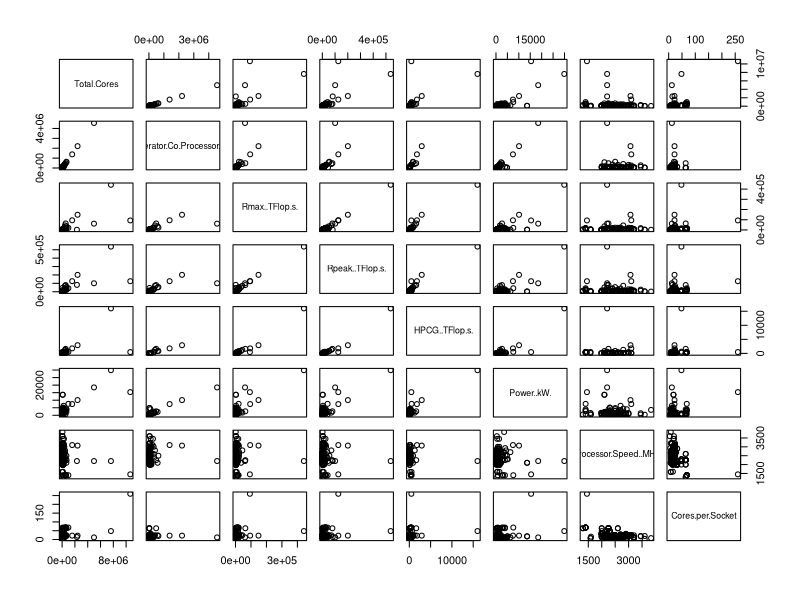
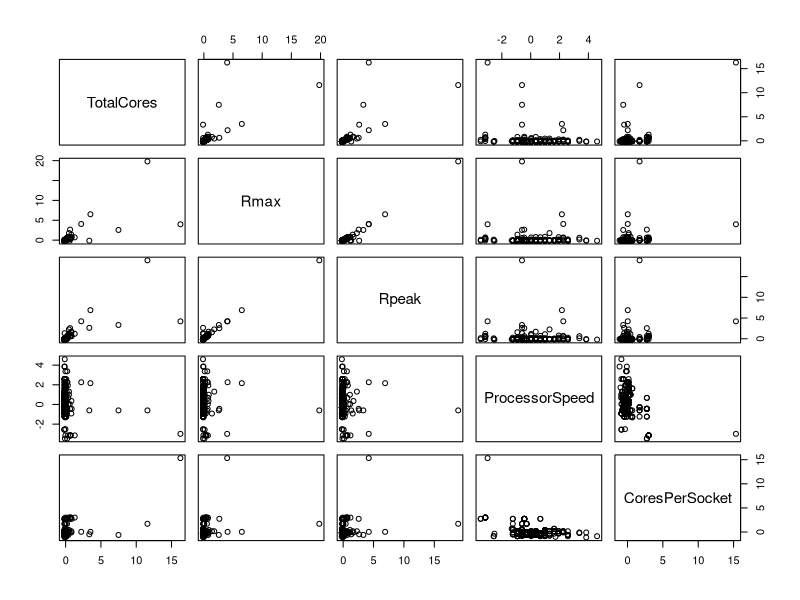
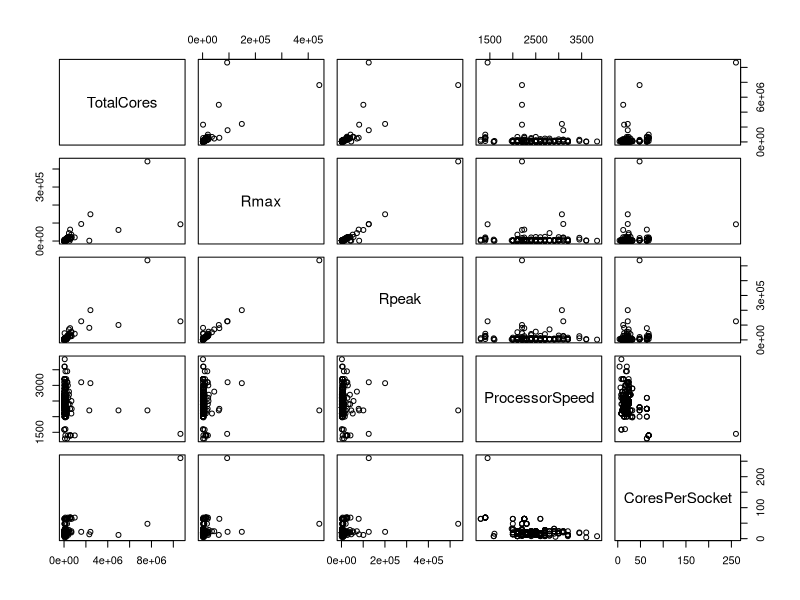
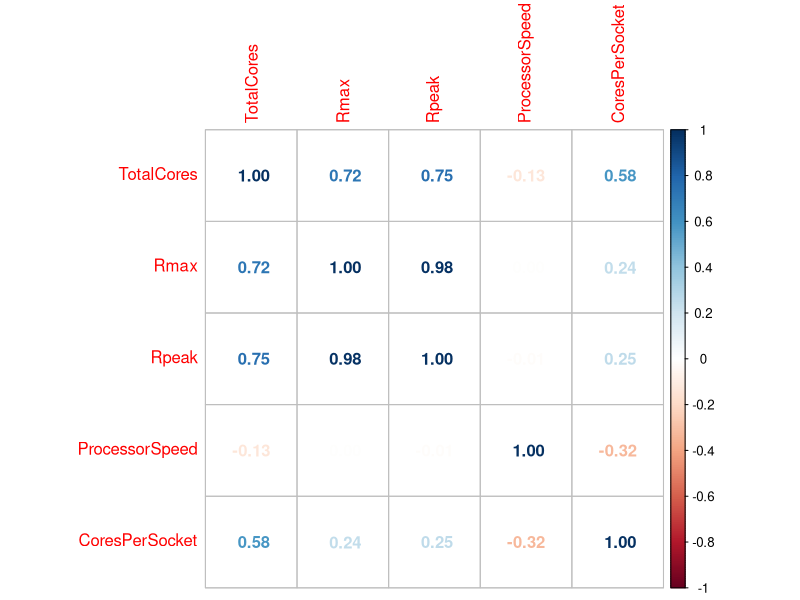
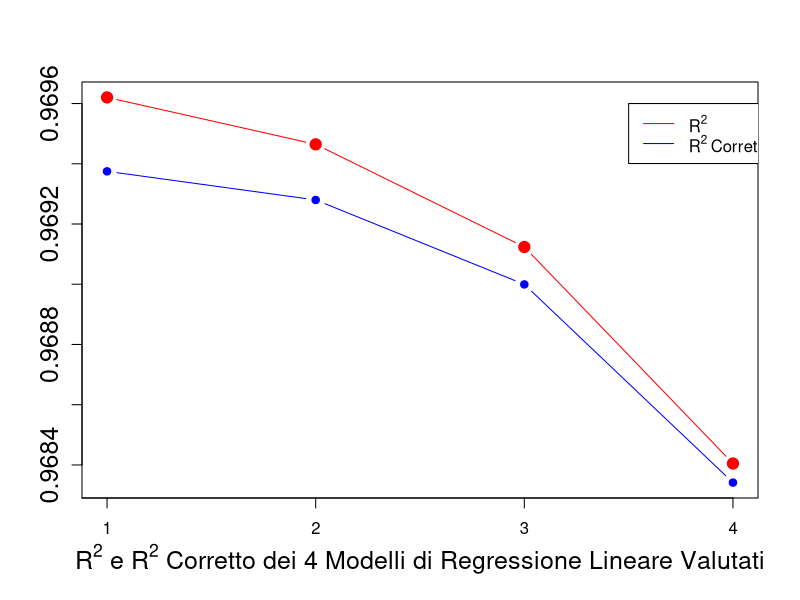
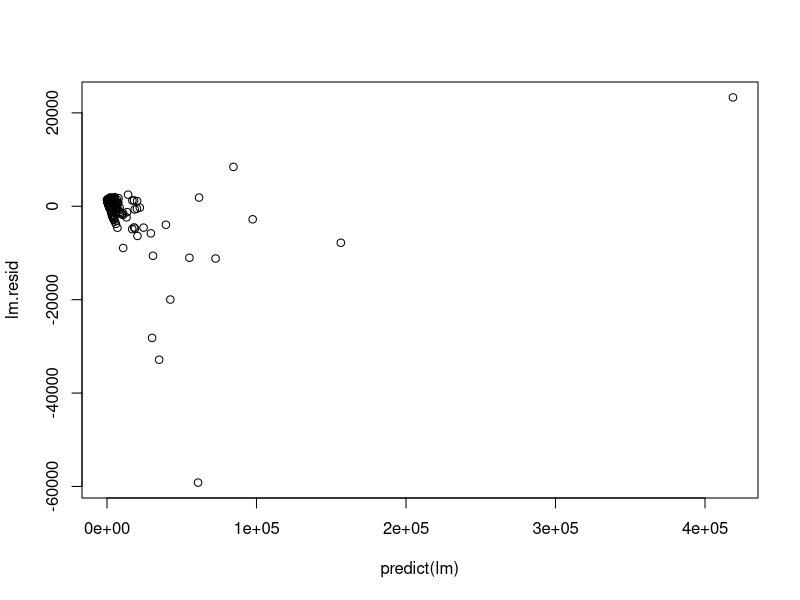
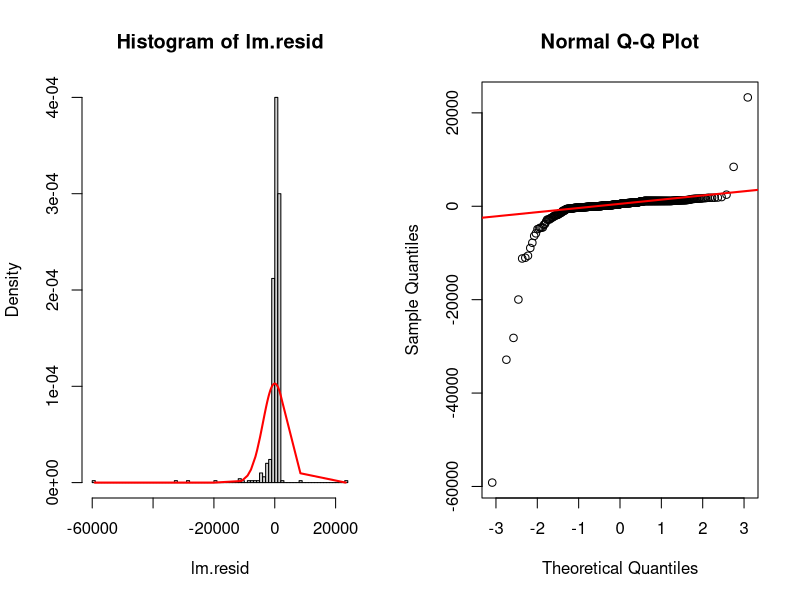
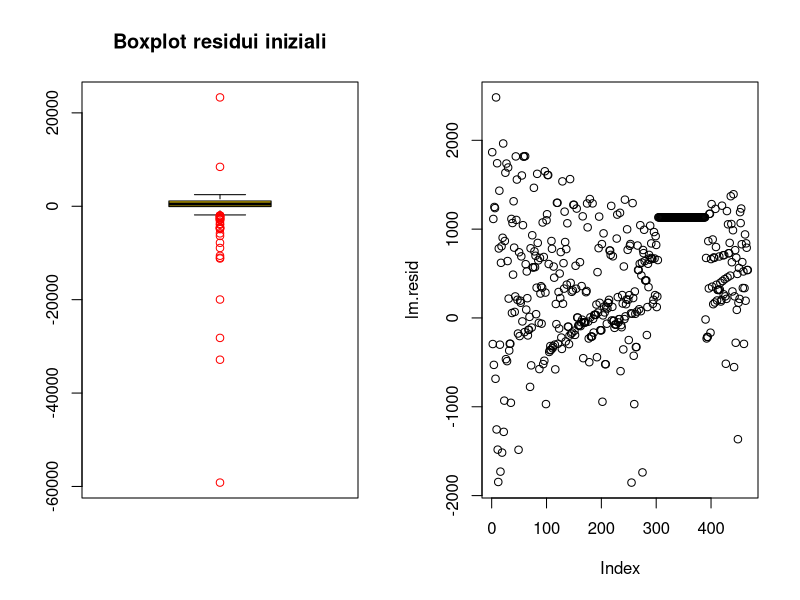

Reproduce these figures in R, in order.
# pulizia RStudio
cat("\014")
rm(list = ls())

# importazione librerie da utilizzare
library(corrplot)

# caricamento dei dati dal file csv
data = read.csv('data.csv', header = TRUE, sep = ";")

# rimozione colonne non utilizzate
data$Rank <- NULL
data$Previous.Rank <- NULL
data$First.Appearance <- NULL
data$First.Rank <- NULL
data$Name <- NULL
data$Computer <- NULL
data$Site <- NULL
data$Manufacturer <- NULL
data$Country <- NULL
data$Year <- NULL
data$Segment <- NULL
data$Nmax <- NULL
data$Nhalf <- NULL
data$Power.Source <- NULL
data$Power.Efficiency..GFlops.Watts. <- NULL
data$Architecture <- NULL
data$Processor <- NULL
data$Processor.Technology <- NULL
data$Operating.System <- NULL
data$OS.Family <- NULL
data$Accelerator.Co.Processor <- NULL
data$Processor.Generation <- NULL
data$System.Model <- NULL
data$System.Family <- NULL
data$Interconnect.Family <- NULL
data$Interconnect <- NULL
data$Continent <- NULL
data$Site.ID <- NULL
data$System.ID <- NULL

# stampa sommario struttura iniziale: prime osservazioni
summary(data)
str(data)
plot(data)

# controllo delle colonne per valori mancanti
sum(is.na(data$Total.Cores))
sum(is.na(data$Accelerator.Co.Processor.Cores))
sum(is.na(data$Rmax..TFlop.s.))
sum(is.na(data$Rpeak..TFlop.s.))
sum(is.na(data$HPCG..TFlop.s.))
sum(is.na(data$Power..kW.))
sum(is.na(data$Processor.Speed..MHz.))
sum(is.na(data$Cores.per.Socket))

# notiamo che ci sono un numero non indifferente di NA in alcune colonne,
# eliminiamo tali colonne
data$Accelerator.Co.Processor.Cores <- NULL
data$HPCG..TFlop.s. <- NULL
data$Power..kW. <- NULL

# assegniamo nomi più leggibili alle colonne della tabella
colnames(data) <- c("TotalCores", "Rmax", "Rpeak", "ProcessorSpeed", "CoresPerSocket")

# standardizzazione tabella
st_data = data.frame(scale(data))

# visualizzazione tabella standardizzata
# la standardizzazione non varia il grafico di dispersione
# e non è stata quindi considerata nel seguito dell'analisi
plot(st_data)

# nuova stampa dei dati prima di iniziare l'analisi
summary(data)
str(data)
head(data)
plot(data)
corrplot(cor(data), method = "number")

# costruzione modello di regressione lineare
r = matrix(ncol = 2, nrow = 4)

lm.1<-lm(Rmax~Rpeak+TotalCores+CoresPerSocket+ProcessorSpeed, data = data)
summary(lm.1)
r[1,]= c(summary(lm.1)$r.squared, summary(lm.1)$adj.r.squared)

lm.2<-lm(Rmax~Rpeak+TotalCores+CoresPerSocket, data = data)
summary(lm.2)
r[2,]= c(summary(lm.2)$r.squared, summary(lm.2)$adj.r.squared)

lm.3<-lm(Rmax~Rpeak+TotalCores, data = data)
summary(lm.3)
r[3,]= c(summary(lm.3)$r.squared, summary(lm.3)$adj.r.squared)

lm.4<-lm(Rmax~Rpeak, data = data)
summary(lm.4)
r[4,]= c(summary(lm.4)$r.squared, summary(lm.4)$adj.r.squared)

# traccio il grafico di comparazione degli R^2 e R^2 corretti
ymin = min(r)
ymax = max(r)
r_squared <- expression(R^2)
r_squared_adj <- expression(R^2 ~ Corretto)
xl <- expression(R^2 ~ e ~ R^2 ~ Corretto ~ dei ~ 4 ~ Modelli ~ di ~ Regressione ~ Lineare ~ Valutati)
plot(r[,1], pch = 19, type = "b", col = "red", xaxt="n", ylab = "", ylim = c(ymin,ymax), xlab = xl, cex = 1.5, cex.axis = 1.5, cex.lab = 1.5)
axis(1 , at = 0:4, labels = 0:4)
lines(r[,2], pch = 19, type = "b", col = "blue")
legend(3.5, 0.9696, legend=c(r_squared, r_squared_adj), col=c("red", "blue"), lty=1:1)

# modello di regressione lineare
lm = lm.3
summary(lm)

# analisi dei residui del modello di regressione lineare
lm.resid = residuals(lm)
plot(predict(lm), lm.resid)
par(mfrow=c(1, 2))
hist(lm.resid, 100, freq = FALSE)
lines(sort(lm.resid), dnorm(sort(lm.resid), mean(lm.resid), sd(lm.resid)), col="red", lwd=2)
qqnorm(lm.resid)
qqline(lm.resid, col="red", lwd=2)
skewness = mean(((lm.resid - mean(lm.resid)) / sd(lm.resid))^3)
skewness
kurtosi = mean(((lm.resid - mean(lm.resid)) / sd(lm.resid))^4) - 3
kurtosi
shapiro.test(lm.resid)

# approfondimento analisi dei residui: calcolo della correlazione tra i
# fattori di ingresso e tra i fattori di ingresso e i residui
cor(data$Rpeak, data$TotalCores)
cor(data$Rpeak, lm.resid)
cor(data$TotalCores, lm.resid)

# approfondimento analisi dei residui: valutazione modello di regressione
# lineare con tutti i fattori
lm.1.resid = residuals(lm.1)
shapiro.test(lm.1.resid)

# approfondimento analisi dei residui: valutazione modello di regressione
# lineare semplice
lm.4.resid = residuals(lm.4)
shapiro.test(lm.4.resid)

# approfondimento analisi dei residui: rimozione residui relativi agli outliers
boxplot(lm.resid, main="Boxplot residui iniziali", col=(c("gold","darkgreen")), outcol="red")
Residuals_outliers <- boxplot(lm.resid, plot=FALSE)$out
Residuals_outliers <- rev(sort(Residuals_outliers))
Residuals_outliers
lm.resid<-lm.resid[-which(lm.resid %in% Residuals_outliers[1:length(Residuals_outliers)])]

# plot residui: non ho usato predict(lm) dato che avendo eliminato alcuni dei
# residui ora ho dimensioni differenti
plot(lm.resid)

# visualizziamo nuovamente i grafici relativi ai residui per vedere se la loro
# distribuzione sia migliorata o meno
par(mfrow=c(1, 2))
hist(lm.resid, 100, freq = FALSE)
lines(sort(lm.resid), dnorm(sort(lm.resid), mean(lm.resid), sd(lm.resid)), col="red", lwd=2)
qqnorm(lm.resid)
qqline(lm.resid, col="red", lwd=2)
skewness = mean(((lm.resid - mean(lm.resid)) / sd(lm.resid))^3)
skewness
kurtosi = mean(((lm.resid - mean(lm.resid)) / sd(lm.resid))^4) - 3
kurtosi
shapiro.test(lm.resid)

# approfondimento analisi dei residui: rimozione dei residui che causano la
# deviazione dal un modello Gaussiano
lm.resid.ord = sort(lm.resid)
lm.resid<-lm.resid[-which(lm.resid %in% lm.resid.ord[1:10])]
lm.resid<-lm.resid[-which(lm.resid %in% lm.resid.ord[400:467])]
boxplot(lm.resid, main="Boxplot residui dopo la rimozione degli outliers", col=(c("gold","darkgreen")), outcol="red")

# plot residui: non ho usato predict(lm) dato che avendo eliminato alcuni dei
# residui ora ho dimensioni differenti
plot(lm.resid)

# visualizziamo nuovamente i grafici relativi ai residui per vedere se la loro
# distribuzione sia migliorata o meno
par(mfrow=c(1, 2))
hist(lm.resid, 100, freq = FALSE)
lines(sort(lm.resid), dnorm(sort(lm.resid), mean(lm.resid), sd(lm.resid)), col="red", lwd=2)
lines(density(lm.resid), col="blue", lwd=2)
qqnorm(lm.resid)
qqline(lm.resid, col="red", lwd=2)
skewness = mean(((lm.resid - mean(lm.resid)) / sd(lm.resid))^3)
skewness
kurtosi = mean(((lm.resid - mean(lm.resid)) / sd(lm.resid))^4) - 3
kurtosi
shapiro.test(lm.resid)

# costruzione modello regressione esponenziale
lm.2<-lm(log(Rmax)~log(TotalCores)+log(Rpeak)+log(ProcessorSpeed)+log(CoresPerSocket), data = data)
summary(lm.2)
lm.2.resid = residuals(lm.2)
plot(predict(lm.2), lm.2.resid)
hist(lm.2.resid, 100, freq = FALSE)
lines(sort(lm.2.resid), dnorm(sort(lm.2.resid), mean(lm.2.resid), sd(lm.2.resid)), col="red")
qqnorm(lm.2.resid)
qqline(lm.2.resid, col="red")
shapiro.test(lm.2.resid)
